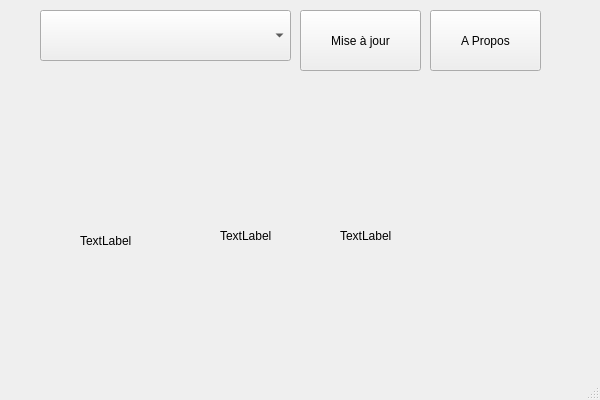
<?xml version="1.0" encoding="UTF-8"?>
<ui version="4.0">
 <class>MainWindow</class>
 <widget class="QMainWindow" name="MainWindow">
  <property name="geometry">
   <rect>
    <x>0</x>
    <y>0</y>
    <width>600</width>
    <height>400</height>
   </rect>
  </property>
  <property name="windowTitle">
   <string>MainWindow</string>
  </property>
  <widget class="QWidget" name="centralwidget">
   <widget class="QComboBox" name="comboBox_Ville">
    <property name="geometry">
     <rect>
      <x>40</x>
      <y>10</y>
      <width>251</width>
      <height>51</height>
     </rect>
    </property>
   </widget>
   <widget class="QPushButton" name="pushButton_Maj">
    <property name="geometry">
     <rect>
      <x>300</x>
      <y>10</y>
      <width>121</width>
      <height>61</height>
     </rect>
    </property>
    <property name="text">
     <string>Mise à jour</string>
    </property>
    <property name="iconSize">
     <size>
      <width>16</width>
      <height>16</height>
     </size>
    </property>
   </widget>
   <widget class="QPushButton" name="pushButton_APropos">
    <property name="geometry">
     <rect>
      <x>430</x>
      <y>10</y>
      <width>111</width>
      <height>61</height>
     </rect>
    </property>
    <property name="text">
     <string>A Propos</string>
    </property>
   </widget>
   <widget class="QLabel" name="label_Pression">
    <property name="geometry">
     <rect>
      <x>80</x>
      <y>190</y>
      <width>111</width>
      <height>101</height>
     </rect>
    </property>
    <property name="text">
     <string>TextLabel</string>
    </property>
   </widget>
   <widget class="QLabel" name="label_Temperature">
    <property name="geometry">
     <rect>
      <x>220</x>
      <y>200</y>
      <width>111</width>
      <height>71</height>
     </rect>
    </property>
    <property name="text">
     <string>TextLabel</string>
    </property>
   </widget>
   <widget class="QLabel" name="label_Humidite">
    <property name="geometry">
     <rect>
      <x>340</x>
      <y>190</y>
      <width>131</width>
      <height>91</height>
     </rect>
    </property>
    <property name="text">
     <string>TextLabel</string>
    </property>
   </widget>
  </widget>
  <widget class="QMenuBar" name="menubar">
   <property name="geometry">
    <rect>
     <x>0</x>
     <y>0</y>
     <width>600</width>
     <height>21</height>
    </rect>
   </property>
  </widget>
  <widget class="QStatusBar" name="statusbar"/>
 </widget>
 <resources/>
 <connections/>
</ui>
